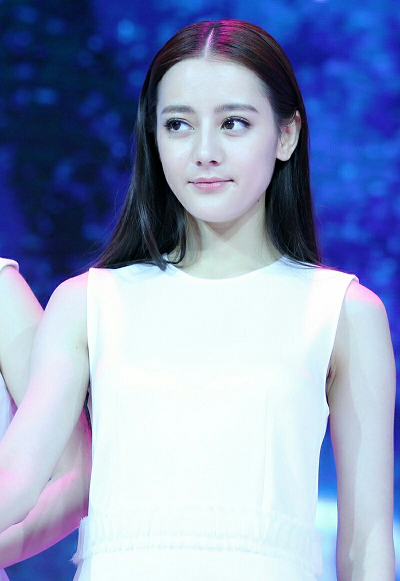
//> input picture data/images/test.png, 400 x 581 px
$ ./day032   (built with g++ and OpenCV 4)
//> lines starting //> are read from the running program, lines starting //| are printed output that depends on the picture
#include <opencv2/opencv.hpp>
#include <iostream>

using namespace cv;
using namespace std;

int main(int artc, char** argv) {
	Mat src = imread("D:/images/test.png");
//> src is the input picture: 581 rows x 400 cols, CV_8UC3; mean B, G, R 189.6, 154.2, 139.9
	if (src.empty()) {
		printf("could not load image...\n");
		return -1;
	}
	namedWindow("input", CV_WINDOW_AUTOSIZE);
	imshow("input", src);

	Mat robert_x = (Mat_<int>(2, 2) << 1, 0, 0, -1);
	Mat robert_y = (Mat_<int>(2, 2) << 0, -1, 1, 0);

	Mat prewitt_x = (Mat_<char>(3, 3) << -1, 0, 1,
		-1, 0, 1,
		-1, 0, 1);
	Mat prewitt_y = (Mat_<char>(3, 3) << -1, -1, -1,
		0, 0, 0,
		1, 1, 1);

	Mat robert_grad_x, robert_grad_y, prewitt_grad_x, prewitt_grad_y;
	filter2D(src, robert_grad_x, CV_16S, robert_x);
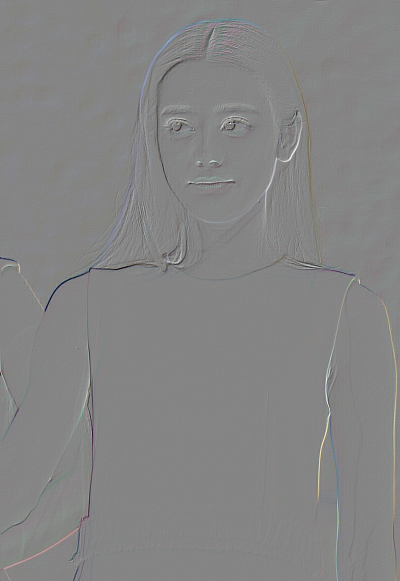
//> robert_grad_x: 581 rows x 400 cols, CV_16SC3; mean B, G, R -0.2, -0.1, -0.1; drawn with min black and max white
	filter2D(src, robert_grad_y, CV_16S, robert_y);
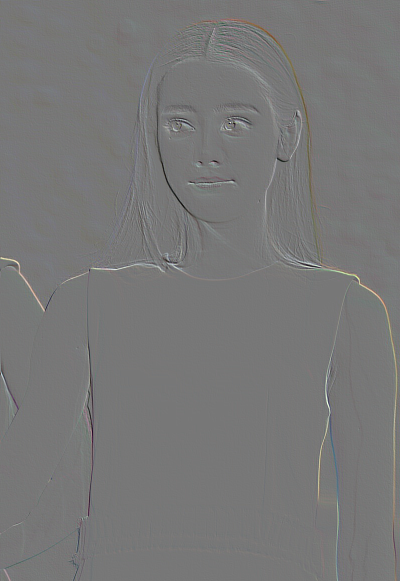
//> robert_grad_y: 581 rows x 400 cols, CV_16SC3; mean B, G, R 0.1, 0.4, 0.5; drawn with min black and max white
	convertScaleAbs(robert_grad_x, robert_grad_x);
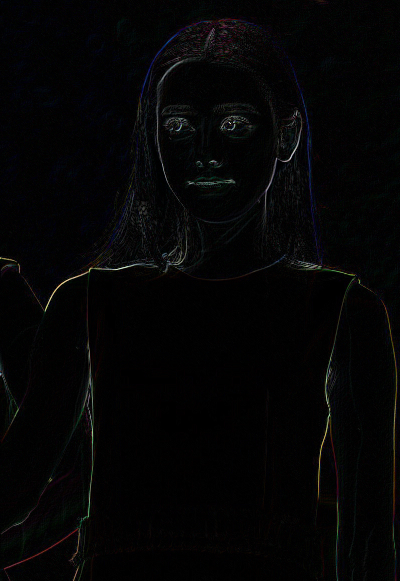
//> robert_grad_x: 581 rows x 400 cols, CV_8UC3; mean B, G, R 5, 4.7, 4.7
	convertScaleAbs(robert_grad_y, robert_grad_y);
//> robert_grad_y: 581 rows x 400 cols, CV_8UC3

	filter2D(src, prewitt_grad_x, CV_32F, prewitt_x);
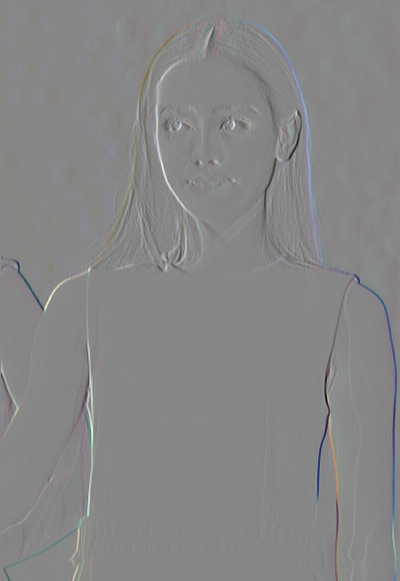
//> prewitt_grad_x: 581 rows x 400 cols, CV_32FC3; mean B, G, R 0.3, -0.9, -1.1; drawn with min black and max white
	filter2D(src, prewitt_grad_y, CV_32F, prewitt_y);
	convertScaleAbs(prewitt_grad_x, prewitt_grad_x);
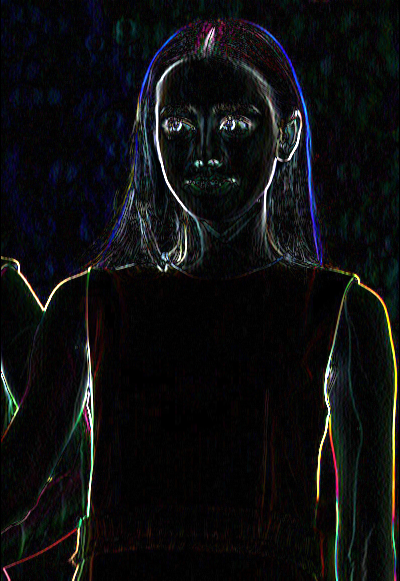
//> prewitt_grad_x: 581 rows x 400 cols, CV_8UC3; mean B, G, R 16.1, 15, 14.4
	convertScaleAbs(prewitt_grad_y, prewitt_grad_y);
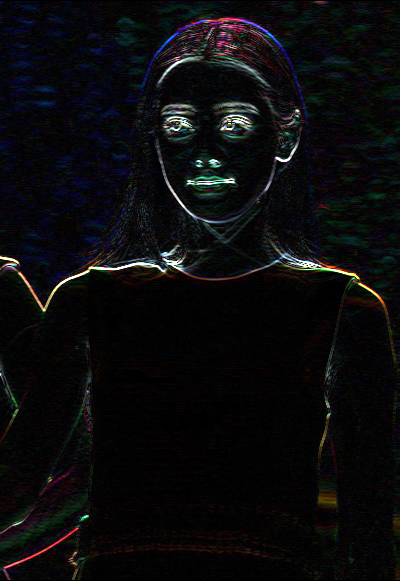
//> prewitt_grad_y: 581 rows x 400 cols, CV_8UC3; mean B, G, R 12.6, 11.2, 11.2
	printf("image gradient...");

	imshow("robert x", robert_grad_x);
	imshow("robert y", robert_grad_y);
	imshow("prewitt x", prewitt_grad_x);
	imshow("prewitt y", prewitt_grad_y);

	waitKey(0);
	return 0;
}
